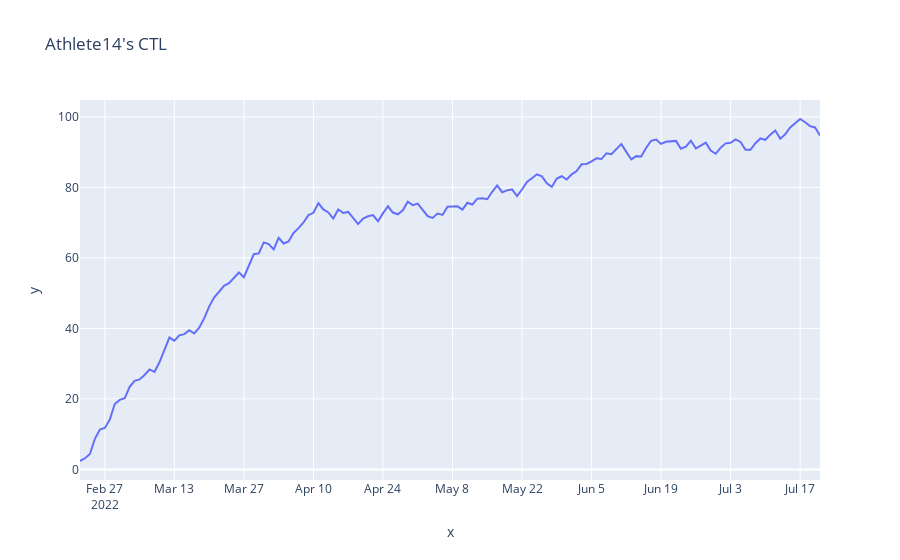

The code cell stored with this chart in its notebook:
### Code cell
fig = px.line(x=ath_14_dates, y=ctl_list, title="Athlete14's CTL")
iplot(fig)

### Figure 1 — Plotly figure (JSON) as saved in the notebook; plotly's stock layout.template omitted (floating-point values rounded to 4 significant figures; data arrays with more than 128 entries replaced by an {"elided": "..."} marker saying what was removed)
{"data": [{"hovertemplate": "x=%{x}<br>y=%{y}<extra></extra>", "legendgroup": "", "line": {"color": "#636efa", "dash": "solid"}, "marker": {"symbol": "circle"}, "mode": "lines", "name": "", "orientation": "v", "showlegend": false, "type": "scatter", "x": {"elided": "150 str values"}, "xaxis": "x", "y": {"elided": "150 float values"}, "yaxis": "y"}], "layout": {"legend": {"tracegroupgap": 0}, "title": {"text": "Athlete14's CTL"}, "xaxis": {"anchor": "y", "domain": [0, 1], "title": {"text": "x"}}, "yaxis": {"anchor": "x", "domain": [0, 1], "title": {"text": "y"}}}}
